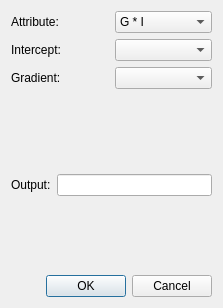
<?xml version="1.0" encoding="UTF-8"?>
<ui version="4.0">
 <class>SecondaryAVOAttributesDialog</class>
 <widget class="QDialog" name="SecondaryAVOAttributesDialog">
  <property name="geometry">
   <rect>
    <x>0</x>
    <y>0</y>
    <width>223</width>
    <height>308</height>
   </rect>
  </property>
  <property name="windowTitle">
   <string>Secondary Attributes</string>
  </property>
  <layout class="QVBoxLayout" name="verticalLayout">
   <item>
    <layout class="QGridLayout" name="gridLayout">
     <item row="0" column="0">
      <widget class="QLabel" name="label">
       <property name="text">
        <string>Attribute:</string>
       </property>
      </widget>
     </item>
     <item row="0" column="1">
      <widget class="QComboBox" name="cbType">
       <item>
        <property name="text">
         <string>G * I</string>
        </property>
       </item>
       <item>
        <property name="text">
         <string>I / G</string>
        </property>
       </item>
       <item>
        <property name="text">
         <string>G * I * FF</string>
        </property>
       </item>
      </widget>
     </item>
     <item row="1" column="0">
      <widget class="QLabel" name="label_2">
       <property name="text">
        <string>Intercept:</string>
       </property>
      </widget>
     </item>
     <item row="1" column="1">
      <widget class="QComboBox" name="cbIntercept"/>
     </item>
     <item row="2" column="0">
      <widget class="QLabel" name="label_3">
       <property name="text">
        <string>Gradient:</string>
       </property>
      </widget>
     </item>
     <item row="2" column="1">
      <widget class="QComboBox" name="cbGradient"/>
     </item>
    </layout>
   </item>
   <item>
    <widget class="QStackedWidget" name="stackedWidget">
     <property name="sizePolicy">
      <sizepolicy hsizetype="Minimum" vsizetype="Minimum">
       <horstretch>0</horstretch>
       <verstretch>0</verstretch>
      </sizepolicy>
     </property>
     <property name="currentIndex">
      <number>0</number>
     </property>
     <widget class="QWidget" name="GXIPage"/>
     <widget class="QWidget" name="IQGPage"/>
     <widget class="QWidget" name="GXIXFFPage">
      <layout class="QVBoxLayout" name="verticalLayout_3">
       <item>
        <layout class="QHBoxLayout" name="horizontalLayout_2">
         <item>
          <widget class="QLabel" name="label_5">
           <property name="text">
            <string>Fluid Factor:</string>
           </property>
          </widget>
         </item>
         <item>
          <widget class="QComboBox" name="cbFluidFactor"/>
         </item>
        </layout>
       </item>
      </layout>
     </widget>
    </widget>
   </item>
   <item>
    <layout class="QHBoxLayout" name="horizontalLayout">
     <item>
      <widget class="QLabel" name="label_6">
       <property name="text">
        <string>Output:</string>
       </property>
      </widget>
     </item>
     <item>
      <widget class="QLineEdit" name="leOutput"/>
     </item>
    </layout>
   </item>
   <item>
    <spacer name="verticalSpacer">
     <property name="orientation">
      <enum>Qt::Vertical</enum>
     </property>
     <property name="sizeHint" stdset="0">
      <size>
       <width>20</width>
       <height>40</height>
      </size>
     </property>
    </spacer>
   </item>
   <item>
    <widget class="QDialogButtonBox" name="buttonBox">
     <property name="orientation">
      <enum>Qt::Horizontal</enum>
     </property>
     <property name="standardButtons">
      <set>QDialogButtonBox::Cancel|QDialogButtonBox::Ok</set>
     </property>
    </widget>
   </item>
  </layout>
 </widget>
 <tabstops>
  <tabstop>cbType</tabstop>
  <tabstop>cbIntercept</tabstop>
  <tabstop>cbGradient</tabstop>
  <tabstop>leOutput</tabstop>
  <tabstop>cbFluidFactor</tabstop>
 </tabstops>
 <resources/>
 <connections>
  <connection>
   <sender>buttonBox</sender>
   <signal>accepted()</signal>
   <receiver>SecondaryAVOAttributesDialog</receiver>
   <slot>accept()</slot>
   <hints>
    <hint type="sourcelabel">
     <x>248</x>
     <y>254</y>
    </hint>
    <hint type="destinationlabel">
     <x>157</x>
     <y>274</y>
    </hint>
   </hints>
  </connection>
  <connection>
   <sender>buttonBox</sender>
   <signal>rejected()</signal>
   <receiver>SecondaryAVOAttributesDialog</receiver>
   <slot>reject()</slot>
   <hints>
    <hint type="sourcelabel">
     <x>316</x>
     <y>260</y>
    </hint>
    <hint type="destinationlabel">
     <x>286</x>
     <y>274</y>
    </hint>
   </hints>
  </connection>
  <connection>
   <sender>stackedWidget</sender>
   <signal>currentChanged(int)</signal>
   <receiver>cbType</receiver>
   <slot>setCurrentIndex(int)</slot>
   <hints>
    <hint type="sourcelabel">
     <x>111</x>
     <y>126</y>
    </hint>
    <hint type="destinationlabel">
     <x>159</x>
     <y>24</y>
    </hint>
   </hints>
  </connection>
  <connection>
   <sender>cbType</sender>
   <signal>currentIndexChanged(int)</signal>
   <receiver>stackedWidget</receiver>
   <slot>setCurrentIndex(int)</slot>
   <hints>
    <hint type="sourcelabel">
     <x>159</x>
     <y>24</y>
    </hint>
    <hint type="destinationlabel">
     <x>111</x>
     <y>126</y>
    </hint>
   </hints>
  </connection>
 </connections>
</ui>
